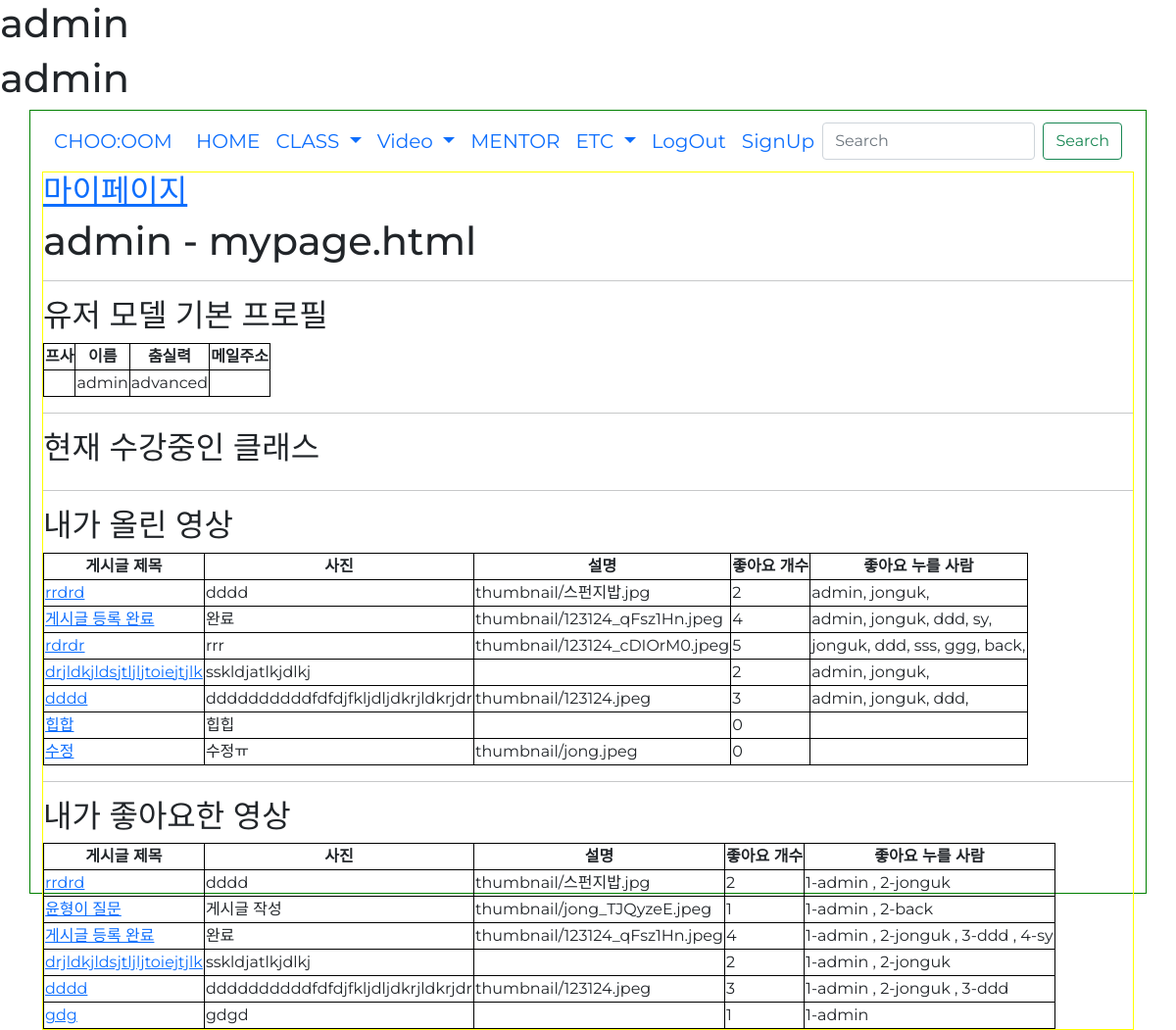
The app's page /mypage/1 (signed in), older data.
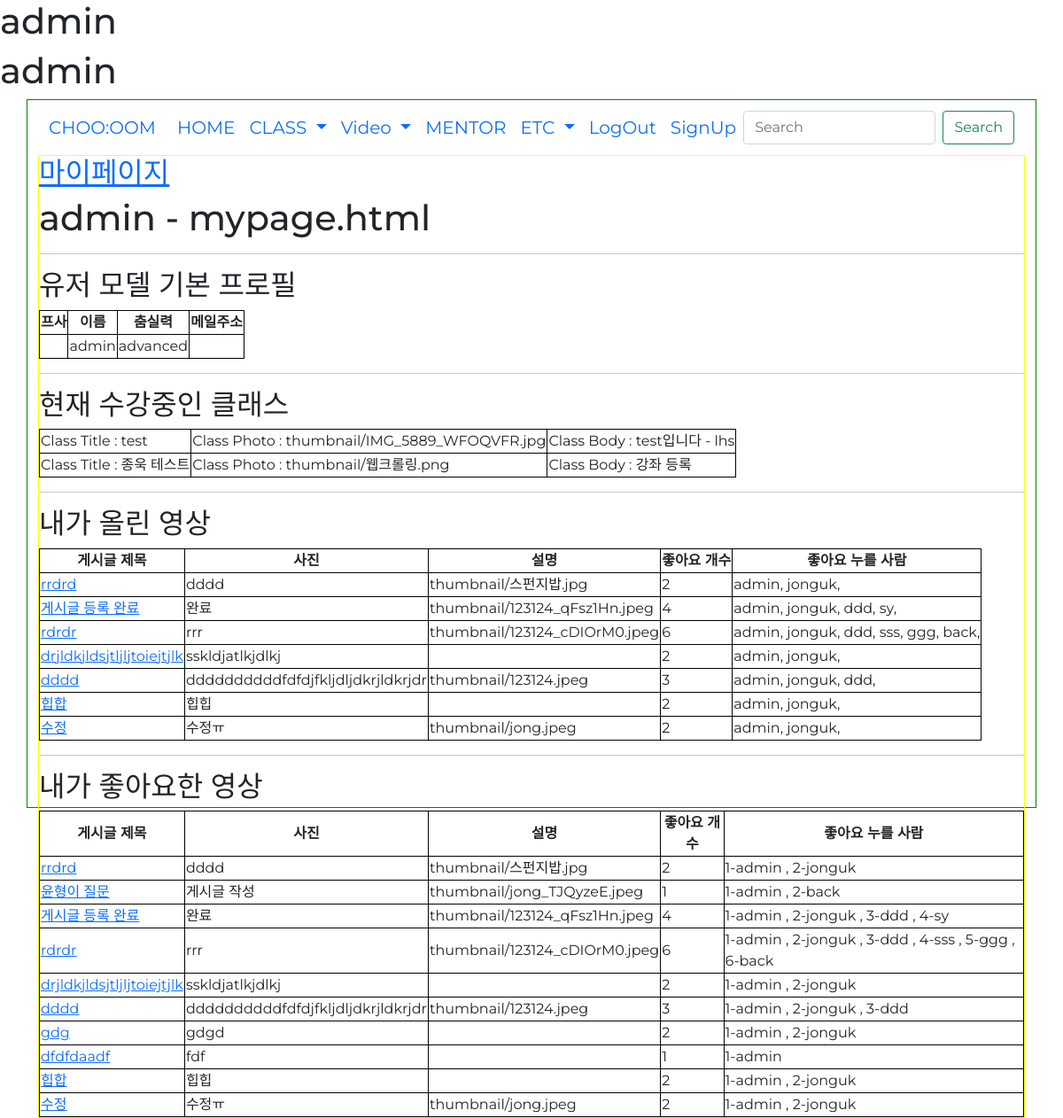
The same page, newer data.
### accounts/models.py (models this page shows)
class userProfile(AbstractUser):
    nickname = models.CharField(max_length=50, null=True, blank=True) # 실제 이름
    danceSkill = models.CharField(max_length=10 ,null=True, blank=True) # 상 중 하
    phoneNum = models.IntegerField(null=True, blank=True) # 핸드폰 번호
    gender = models.CharField(max_length=10 ,null=True, blank=True) # 성별
    createdAt = models.DateTimeField(auto_now_add=True) # 생성 일자
    birth = models.DateField(null=True, blank=True) # 생년월일
    profilephoto = models.ImageField(blank=True, null=True, upload_to='profilephoto') # 프사
    def __str__(self):
        return self.username

### danceapp/models.py (models this page shows, shortened)
class Post(models.Model):
    userId = models.ForeignKey(userProfile, on_delete=models.CASCADE) # 회원ID # User 모델의 pk를 가져옴
    title = models.CharField(max_length=200) # 제목
    body = models.TextField() # 게시물 설명
    uploadDate = models.DateTimeField(auto_now_add=True) # 처음 업로드 시간
    updateDate = models.DateTimeField(auto_now=True) # 수정 시간
    photo = models.ImageField(blank=True, null=True, upload_to='thumbnail') # 썸네일 # upload_to : static/blog_photo 로 저장해줘
    video = models.FileField(blank=True, null=True, upload_to='video') # 배포시에는 models.FilePathField()사용
    genreName = models.ForeignKey(Genre, null=True, on_delete=models.CASCADE) # 장르
    likes_user = models.ManyToManyField(userProfile, related_name='likes', blank=True) # 좋아요 누른 사람
    likes_count = models.PositiveIntegerField(default=0) # 좋아요 개수
    hits = models.PositiveIntegerField(default=0) # 조회수

class Course(models.Model):
    userId = models.ForeignKey(userProfile, on_delete=models.CASCADE)
    title = models.CharField(max_length=200) # 제목
    body = models.TextField() # 게시물 설명
    uploadDate = models.DateTimeField(auto_now_add=True) # 처음 업로드 시간
    updateDate = models.DateTimeField(auto_now=True) # 수정 시간
    photo = models.ImageField(blank=True, null=True, upload_to='thumbnail') # 썸네일 # upload_to : static/blog_photo 로 저장해줘
    video = models.FileField(blank=True, null=True, upload_to='video') # 배포시에는 models.FilePathField()사용
    genreName = models.ForeignKey(Genre, null=True, on_delete=models.CASCADE) # 장르
    likes_user = models.ManyToManyField(userProfile, related_name='course_likes', blank=True) # 좋아요 누른 사람
    likes_count = models.PositiveIntegerField(default=0)
    register_user = models.ManyToManyField(userProfile, related_name='register_user', blank=True)
    register_count = models.PositiveIntegerField(default=0)
    maxRegCount = models.IntegerField(default=0, null=False)
    startDate = models.DateField(auto_now=False, auto_now_add=False)
    location = models.CharField(max_length=50, null=True)

### danceapp/views.py (the view)
# urls.py: path('mypage/<int:user_id>', views.mypage, name='mypage')
def mypage(request, user_id):
    if request.user.is_authenticated:
        myposts = Post.objects.filter(userId=user_id).order_by('-uploadDate')
        myprofile = userProfile.objects.filter(id=user_id)
        mylikedvideo = Post.objects.filter(likes_user=user_id).order_by('-uploadDate')
        myregcourse = Course.objects.filter(register_user=user_id)
        context = {
            'posts':myposts,
            'myprofile':myprofile,
            'mylikedvideo':mylikedvideo,
            'myregcourse':myregcourse,
        }
        return render(request, 'mypage.html', context)

### danceapp/templates/mypage.html (shortened to what this page needs)
{% extends 'base.html' %}
{% block content %}
{% load static %}
<h1>{% for my in myprofile %}{{ my.nickname }}{% endfor %} - mypage.html</h1>
<hr>
<h2>유저 모델 기본 프로필</h2>
<table>
    <tr>
        <th>프사</th>
        <th>이름</th>
        <th>춤실력</th>
        <th>메일주소</th>
    </tr>
    {% for my in myprofile %}
    <tr>
        <td>{{ my.profilephoto }}</td>
        <td>{{ my.nickname }}</td>
        <td>{{ my.danceSkill }}</td>
        <td>{{ my.email }}</td>
    </tr>
    {% endfor %}
</table>
<hr>
<h2>현재 수강중인 클래스</h2>
<table>
    {% for regcourse in myregcourse %}
    <tr>
        <td>Class Title : {{ regcourse.title }}</td>
        <td>Class Photo : {{ regcourse.photo }}</td>
        <td>Class Body : {{ regcourse.body }}</td>
    </tr>
    {% endfor %}
</table>
<hr>
<h2>내가 올린 영상</h2>
<table>
    <tr>
        <th>게시글 제목</th>
        <th>사진</th>
        <th>설명</th>
        <th>좋아요 개수</th>
        <th>좋아요 누를 사람</th>
    </tr>
    {% for post in posts %}
    <tr>
        <td><a href="{% url 'post_detail' post.id %}">{{ post.title }}</a></td>
        <td>{{ post.body }}</td>
        <td>{{ post.photo }}</td>
        <td>{{ post.likes_count }}</td>
        <td>
            {% for i in post.likes_user.all %}
            {{ i.username }},
            {% endfor %}
        </td>
    </tr>
    {% endfor %}
</table>
<hr>
<h2>내가 좋아요한 영상</h2>
<table>
    <tr>
        <th>게시글 제목</th>
        <th>사진</th>
        <th>설명</th>
        <th>좋아요 개수</th>
        <th>좋아요 누를 사람</th>
    </tr>
    {% for likedvideo in mylikedvideo %}
    <tr>
        <td><a href="{% url 'post_detail' likedvideo.id %}">{{ likedvideo.title }}</a></td>
        <td>{{ likedvideo.body }}</td>
        <td>{{ likedvideo.photo }}</td>
        <td>{{ likedvideo.likes_count }}</td>
        <td>
            {% for i in likedvideo.likes_user.all %}
            {{ forloop.counter }}-{{ i.username }}
            {% if not forloop.last %},{% endif %}
            {% endfor %}
        </td>
    </tr>
    {% endfor %}
</table>
{% endblock %}

### danceapp/templates/base.html (shortened to what this page needs)
{% load static %}
<!DOCTYPE html>
<html lang="en">
<head>
    <link rel="stylesheet" href="{% static 'css/index.css' %}">
    <link href="https://cdn.jsdelivr.net/npm/bootstrap@5.1.3/dist/css/bootstrap.min.css" rel="stylesheet"
>
</head>
<body id="body">
    <h1>{{request.user}}</h1>
    <h1>{{request.user.nickname}}</h1>
    <div class="container" id="main-container">
        <nav class="navbar navbar-expand-lg " id="nav-bar">
            <div class="container-fluid">
                <a class="navbar-brand" href="{% url 'index' %}">CHOO:OOM</a>
                <div class="collapse navbar-collapse" id="navbarSupportedContent">
                    <ul class="navbar-nav me-auto mb-2 mb-lg-0">
                        <li class="nav-item">
                            <a class="nav-link active" aria-current="page" href="{% url 'index' %}">HOME</a>
                        </li>
                        <li class="nav-item dropdown">
                            <a class="nav-link dropdown-toggle" href="#" id="navbarDropdown" role="button"
                                data-bs-toggle="dropdown" aria-expanded="false">
                                CLASS
                            </a>
                        </li>
                        <li class="nav-item dropdown">
                            <a class="nav-link dropdown-toggle" href="#" id="navbarDropdown" role="button"
                                data-bs-toggle="dropdown" aria-expanded="false">
                                Video
                            </a>
                        </li>
                        <li class="nav-item">
                            <a class="nav-link" href="#">MENTOR</a>
                        </li>
                        <li class="nav-item dropdown">
                            <a class="nav-link dropdown-toggle" href="#" id="navbarDropdown" role="button"
                                data-bs-toggle="dropdown" aria-expanded="false">
                                ETC
                            </a>
                        </li>
                        <li class="nav-item">
                            {% if request.user.is_authenticated %}
                            <a class="nav-link" href="{% url 'logout' %}">LogOut</a>
                            {% else %}
                            <a class="nav-link" href="{% url 'login' %}">Login</a>
                            {% endif %}
                        </li>
                        <li class="nav-item">
                            <a class="nav-link" href="{% url 'signup' %}">SignUp</a>
                        </li>
                    </ul>
                    <form class="d-flex">
                        <input class="form-control me-2" type="search" placeholder="Search" aria-label="Search">
                        <button class="btn btn-outline-success" type="submit">Search</button>
                    </form>
                </div>
            </div>
        </nav>
        <div class="container-fulid" id="main-body-container">
            {% if request.user.is_authenticated %}
            <h2><a href="{% url 'mypage' request.user.id %}">마이페이지</a></h2>
            {% endif %}
            {% block content %}
            {% endblock %}
        </div>
    </div>
</body>
</html>

Row changes from the older to the newer data that the page shows:
changed userProfile "admin": now shows ","
now on this page (row edited): Course: title "test", photo "thumbnail/IMG_5889_WFOQVFR.jpg", body "test입니다 - lhs"
now on this page (row edited): Course: title "종욱 테스트", photo "thumbnail/웹크롤링.png", body "강좌 등록"
now on one of the page's lists (row edited): Post: title "rdrdr", body "rrr", photo "thumbnail/123124_cDIOrM0.jpeg", likes_count "6"
changed Post "rdrdr": likes_count "5" → "6"; gains userProfile (user "admin", user.nickname "admin", nickname "admin", danceSkill "advanced", username "admin"); gains userProfile (username "jonguk"); gains userProfile (username "ddd"); gains userProfile (username "sss"); gains userProfile (username "ggg"); gains userProfile (username "back")
now on one of the page's lists (row edited): Post: title "힙합", body "힙힙", likes_count "2"
changed Post "힙합": likes_count "0" → "2"; gains userProfile (user "admin", user.nickname "admin", nickname "admin", danceSkill "advanced", username "admin"); gains userProfile (username "jonguk")
now on one of the page's lists (row edited): Post: title "수정", body "수정ㅠ", photo "thumbnail/jong.jpeg", likes_count "2"
changed Post "수정": likes_count "0" → "2"; gains userProfile (user "admin", user.nickname "admin", nickname "admin", danceSkill "advanced", username "admin"); gains userProfile (username "jonguk")
changed Post "gdg": likes_count "1" → "2"; gains userProfile (username "jonguk")
now on this page (row edited): Post: title "dfdfdaadf", body "fdf", likes_count "1", userProfile (username "admin"), shown under "내가 좋아요한 영상"
